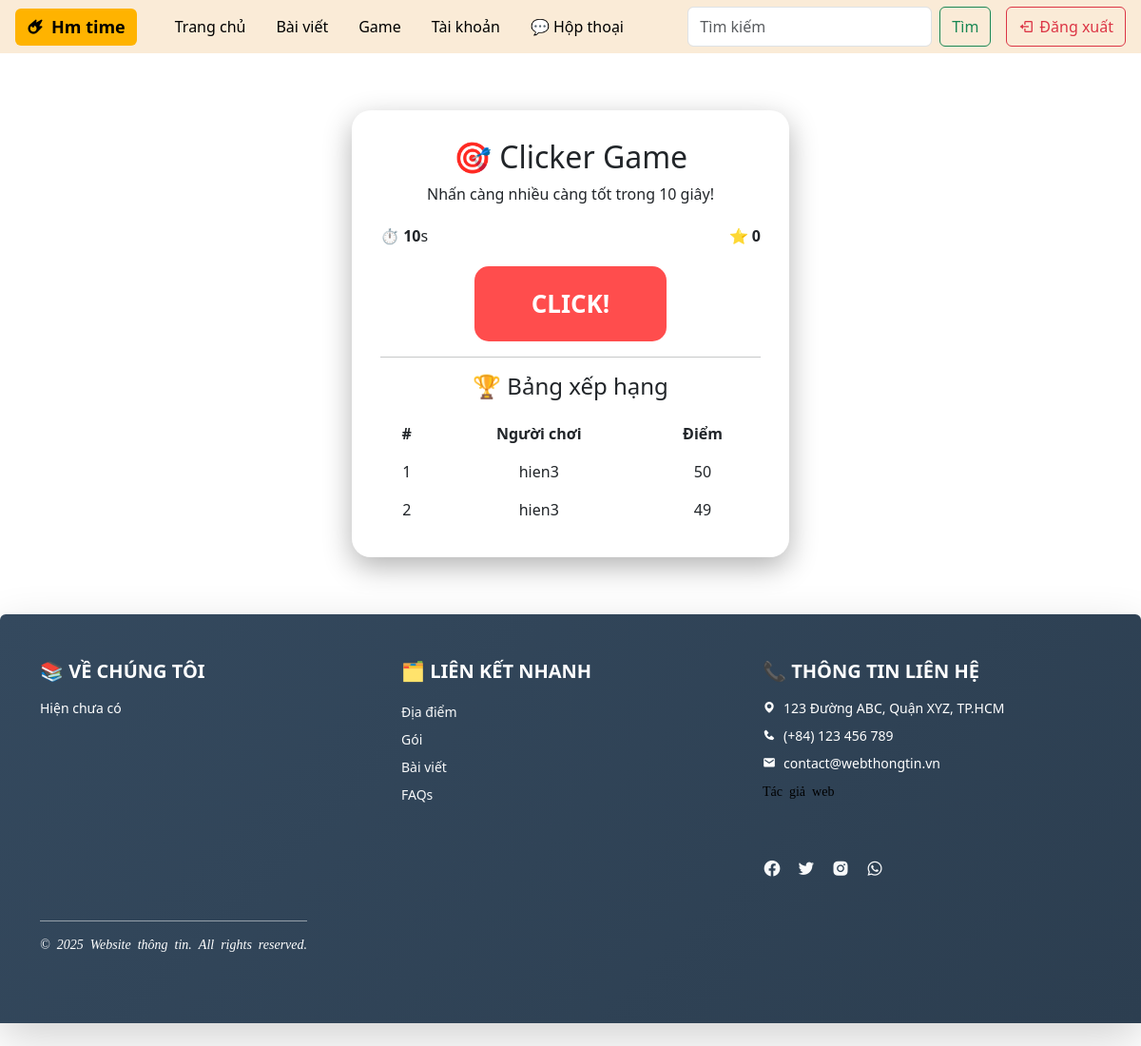
Page /game/clicker/ (signed in) on the committed database.
### game/models.py (models this page shows, shortened)
class ClickerScore(models.Model):
    user = models.ForeignKey(User, on_delete=models.CASCADE)
    score = models.IntegerField()
    created_at = models.DateTimeField(auto_now_add=True)
    class Meta:
        ordering = ['-score', 'created_at']

### game/views.py (the view)
# urls.py: path('clicker/', views.clicker_game, name='clicker'),
@login_required
def clicker_game(request):
    top_scores = ClickerScore.objects.all()[:10]
    return render(request, "game/clicker.html", {
        "top_scores": top_scores
    })

### templates/game/clicker.html (shortened to what this page needs)
{% extends "base.html" %}
{% block content %}
<div class="clicker-container">
    <h2>🎯 Clicker Game</h2>
    <p>Nhấn càng nhiều càng tốt trong 10 giây!</p>
    <div class="stats">
        <span>⏱ <b id="time">10</b>s</span>
        <span>⭐ <b id="score">0</b></span>
    </div>
    <button id="clickBtn">CLICK!</button>
    <hr>
    <h4>🏆 Bảng xếp hạng</h4>
    <table>
        <tr>
            <th>#</th>
            <th>Người chơi</th>
            <th>Điểm</th>
        </tr>
        {% for s in top_scores %}
        <tr>
            <td>{{ forloop.counter }}</td>
            <td>{{ s.user.username }}</td>
            <td>{{ s.score }}</td>
        </tr>
        {% empty %}
        <tr>
            <td colspan="3">Chưa có dữ liệu</td>
        </tr>
        {% endfor %}
    </table>
</div>
{% endblock %}

### templates/game/clicker.html (style rules this page uses)
.clicker-container { max-width: 460px; margin: 60px auto; padding: 30px; border-radius: 20px; background: rgba(255,255,255,0.15); backdrop-filter: blur(12px); box-shadow: 0 10px 30px rgba(0,0,0,0.3); text-align: center; }
.stats { display: flex; justify-content: space-between; margin: 20px 0; }
#clickBtn { padding: 20px 60px; font-size: 26px; font-weight: bold; border-radius: 15px; border: none; background: #ff4d4d; color: white; cursor: pointer; }
table { width: 100%; margin-top: 15px; border-collapse: collapse; }
th, td { padding: 8px; }
tr:nth-child(odd) { background: rgba(255,255,255,0.1); }

### rows in the picture
ClickerScore: user.username "hien3", score "50"
ClickerScore: user.username "hien3", score "49"
